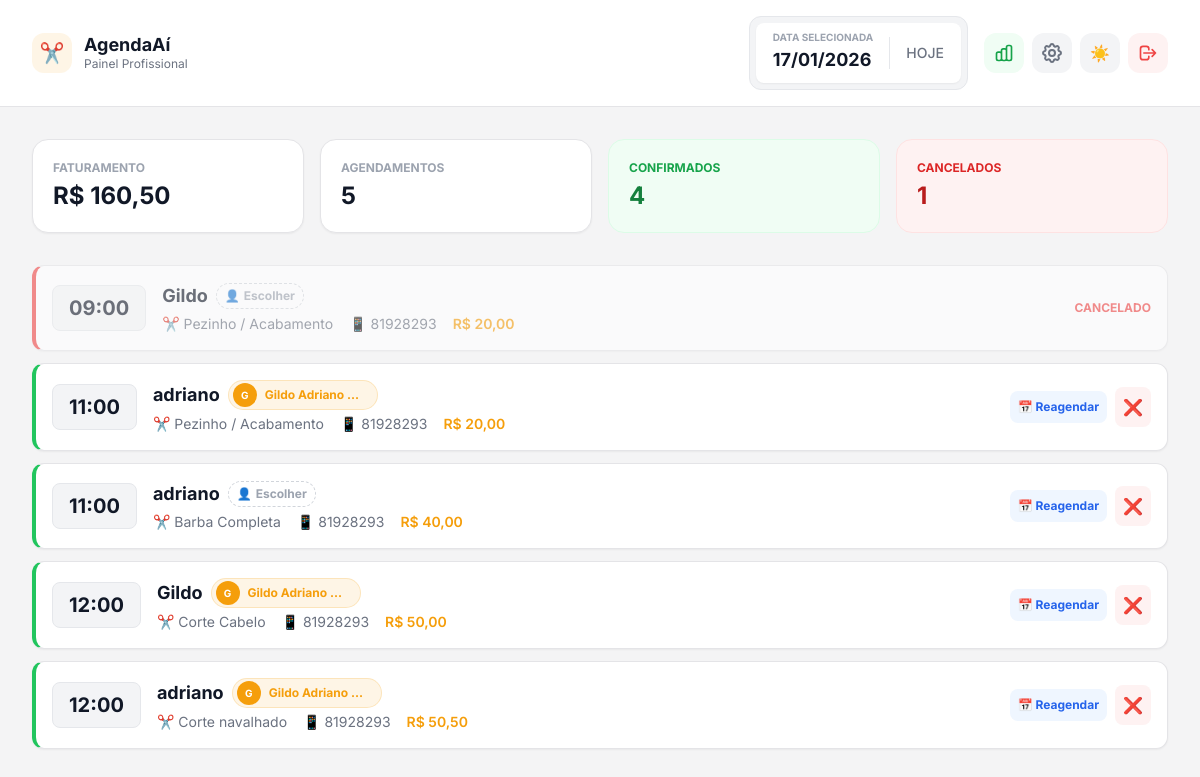
/painel.php (signed in), run on the app's committed database.
### tables this page shows
CREATE TABLE `agendamentos` (
  `id` int(11) NOT NULL,
  `estabelecimento_id` int(11) NOT NULL,
  `servico_id` int(11) NOT NULL,
  `cliente_id` int(11) DEFAULT NULL,
  `funcionario_id` int(11) DEFAULT NULL,
  `data_hora_inicio` datetime NOT NULL,
  `data_hora_fim` datetime NOT NULL,
  `cliente_nome` varchar(100) DEFAULT NULL,
  `cliente_telefone` varchar(20) DEFAULT NULL,
  `observacoes` text DEFAULT NULL,
  `status` enum('agendado','confirmado','concluido','cancelado_cliente','cancelado_loja') DEFAULT 'agendado',
  `criado_em` timestamp NOT NULL DEFAULT current_timestamp(),
  `profissional_id` int(11) DEFAULT NULL
);

CREATE TABLE `servicos` (
  `id` int(11) NOT NULL,
  `estabelecimento_id` int(11) NOT NULL,
  `nome` varchar(100) NOT NULL,
  `descricao` varchar(255) DEFAULT NULL,
  `preco` decimal(10,2) NOT NULL,
  `duracao_minutos` int(11) DEFAULT 30,
  `ativo` tinyint(1) DEFAULT 1
);

CREATE TABLE `profissionais` (
  `id` int(11) NOT NULL,
  `estabelecimento_id` int(11) NOT NULL,
  `nome` varchar(100) NOT NULL,
  `ativo` tinyint(1) DEFAULT 1,
  `foto` varchar(255) DEFAULT NULL,
  `funcao` varchar(100) DEFAULT 'Profissional',
  `inicio_intervalo` time DEFAULT NULL,
  `fim_intervalo` time DEFAULT NULL
);

### includes/functions.php (called while the page is built)
<?php
function e($string) {
    return htmlspecialchars($string ?? '', ENT_QUOTES, 'UTF-8');
}
function formatarPreco($valor) {
    return 'R$ ' . number_format($valor, 2, ',', '.');
}
?>

### painel.php (the view, shortened to what this page needs)
<?php
require_once 'config/database.php';
require_once 'includes/functions.php';
$loja_id = $_SESSION['loja_id'];
$filtro_data = filter_input(INPUT_GET, 'data');
if (empty($filtro_data) || !strtotime($filtro_data)) {
    $filtro_data = date('Y-m-d');
}
$display_data = date('d/m/Y', strtotime($filtro_data));
$texto_semana = ucfirst(strftime('%A', strtotime($filtro_data)));
if($filtro_data == date('Y-m-d')) $texto_semana = "Hoje";
$sql = "SELECT a.*, s.nome as servico_nome, s.preco,
               p.nome as prof_nome, p.foto as prof_foto
        FROM agendamentos a
        JOIN servicos s ON a.servico_id = s.id
        LEFT JOIN profissionais p ON a.profissional_id = p.id
        WHERE a.estabelecimento_id = ?
        AND DATE(a.data_hora_inicio) = ?
        ORDER BY a.data_hora_inicio ASC";
$stmt = $pdo->prepare($sql);
$stmt->execute([$loja_id, $filtro_data]);
$agenda = $stmt->fetchAll();
$faturamento = 0;
$confirmados = 0;
$cancelados = 0;
foreach($agenda as $item) {
    if(strpos($item['status'], 'cancelado') !== false) $cancelados++;
    else {
        $faturamento += $item['preco'];
        if($item['status'] == 'confirmado') $confirmados++;
    }
}
?>
<!DOCTYPE html>
<html lang="pt-br" class="dark">
<head>
    <script src="https://cdn.tailwindcss.com"></script>
    <link rel="stylesheet" href="https://cdn.jsdelivr.net/npm/flatpickr/dist/flatpickr.min.css">
    <link rel="stylesheet" type="text/css" href="https://npmcdn.com/flatpickr/dist/themes/dark.css">
</head>
<body class="bg-light-bg text-gray-900 dark:bg-dark-bg dark:text-white font-sans min-h-screen transition-colors duration-300">
    <nav class="bg-white dark:bg-dark-surface border-b border-light-border dark:border-dark-border px-4 md:px-8 py-4 sticky top-0 z-40">
        <div class="max-w-7xl mx-auto flex flex-col md:flex-row justify-between items-center gap-4">
            <div class="flex items-center justify-between w-full md:w-auto">
                <div class="flex items-center gap-3">
                    <div class="w-10 h-10 bg-gold/10 text-gold rounded-xl flex items-center justify-center text-xl">✂️</div>
                    <div>
                        <h1 class="font-bold text-lg leading-tight">AgendaAí</h1>
                        <p class="text-xs text-gray-500">Painel Profissional</p>
                    </div>
                </div>
            </div>
            <div class="flex flex-col md:flex-row items-center gap-4 w-full md:w-auto">
                <div class="bg-gray-100 dark:bg-dark-bg p-1.5 rounded-xl border border-gray-200 dark:border-dark-border flex items-center gap-2" id="date-trigger">
                    <div class="flex items-center gap-3 bg-white dark:bg-dark-surface px-4 py-2 rounded-lg shadow-sm cursor-pointer hover:border-gold border border-transparent transition group">
                        <div class="text-left">
                            <span class="text-[10px] text-gray-400 font-bold uppercase block leading-none mb-1">Data Selecionada</span>
                            <span class="text-lg font-bold text-gray-900 dark:text-white group-hover:text-gold transition"><?= $display_data ?></span>
                        </div>
                        <span class="text-sm font-medium text-gray-500 uppercase"><?= $texto_semana ?></span>
                    </div>
                </div>
                <div class="hidden md:flex items-center gap-2">
                    <a href="relatorios.php" class="w-10 h-10 flex items-center justify-center rounded-xl bg-green-50 dark:bg-green-900/20 text-green-600 dark:text-green-400 hover:bg-green-100 transition" title="Relatórios Financeiros">
                    </a>
                    <a href="configuracoes.php" class="w-10 h-10 flex items-center justify-center rounded-xl bg-gray-100 dark:bg-dark-border hover:text-gold transition text-gray-500" title="Configurações">
                    </a>
                    <button id="theme-toggle" class="w-10 h-10 flex items-center justify-center rounded-xl bg-gray-100 dark:bg-dark-border hover:text-gold transition text-gray-500">
                        <span id="theme-icon">☀️</span>
                    </button>
                    <a href="logout.php" class="w-10 h-10 flex items-center justify-center rounded-xl bg-red-50 dark:bg-red-900/20 text-red-500 hover:bg-red-100 transition" title="Sair">
                        <svg class="w-5 h-5" fill="none" stroke="currentColor" viewBox="0 0 24 24"><path stroke-linecap="round" stroke-linejoin="round" stroke-width="2" d="M17 16l4-4m0 0l-4-4m4 4H7m6 4v1a3 3 0 01-3 3H6a3 3 0 01-3-3V7a3 3 0 013-3h4a3 3 0 013 3v1"></path></svg>
                    </a>
                </div>
            </div>
        </div>
    </nav>
    <div class="max-w-7xl mx-auto p-4 md:p-8 pb-24">
        <div class="grid grid-cols-2 md:grid-cols-4 gap-4 mb-8">
            <div class="col-span-2 md:col-span-1 bg-white dark:bg-dark-surface p-5 rounded-2xl border border-light-border dark:border-dark-border shadow-sm">
                <p class="text-xs font-bold text-gray-400 uppercase">Faturamento</p>
                <h2 class="text-2xl font-bold text-gray-900 dark:text-white mt-1"><?= formatarPreco($faturamento) ?></h2>
            </div>
            <div class="col-span-2 md:col-span-1 bg-white dark:bg-dark-surface p-5 rounded-2xl border border-light-border dark:border-dark-border shadow-sm">
                <p class="text-xs font-bold text-gray-400 uppercase">Agendamentos</p>
                <h2 class="text-2xl font-bold text-gray-900 dark:text-white mt-1"><?= count($agenda) ?></h2>
            </div>
            <div class="bg-green-50 dark:bg-green-900/10 p-5 rounded-2xl border border-green-100 dark:border-green-900/20">
                <p class="text-xs font-bold text-green-600 dark:text-green-400 uppercase">Confirmados</p>
                <h2 class="text-2xl font-bold text-green-700 dark:text-green-300 mt-1"><?= $confirmados ?></h2>
            </div>
            <div class="bg-red-50 dark:bg-red-900/10 p-5 rounded-2xl border border-red-100 dark:border-red-900/20">
                <p class="text-xs font-bold text-red-600 dark:text-red-400 uppercase">Cancelados</p>
                <h2 class="text-2xl font-bold text-red-700 dark:text-red-300 mt-1"><?= $cancelados ?></h2>
            </div>
        </div>
        <?php if(count($agenda) == 0): ?>
            <div class="flex flex-col items-center justify-center py-20 bg-white dark:bg-dark-surface rounded-2xl border border-dashed border-gray-300 dark:border-dark-border">
                <div class="text-4xl grayscale opacity-30 mb-4">📅</div>
                <h3 class="font-bold text-gray-900 dark:text-white">Nenhum agendamento</h3>
                <p class="text-sm text-gray-500">Sua agenda está livre para esta data.</p>
            </div>
        <?php else: ?>
            <div class="space-y-3">
                <?php foreach($agenda as $item):
                    $hora = date('H:i', strtotime($item['data_hora_inicio']));
                    $data_br = date('d/m/Y', strtotime($item['data_hora_inicio']));
                    $isCancelado = strpos($item['status'], 'cancelado') !== false;
                    $isConfirmado = $item['status'] == 'confirmado';
                    $cardClass = "bg-white dark:bg-dark-surface p-4 rounded-xl border border-light-border dark:border-dark-border shadow-sm flex flex-col md:flex-row items-center gap-4 hover:border-gold/50 transition-all";
                    if($isConfirmado) $cardClass .= " border-l-4 border-l-green-500";
                    if($isCancelado) $cardClass .= " border-l-4 border-l-red-500 opacity-60 bg-gray-50 dark:bg-[#121212]";
                ?>
                <div class="<?= $cardClass ?>">
                    <div class="w-full md:w-auto flex justify-between md:block">
                        <div class="bg-gray-100 dark:bg-dark-bg px-4 py-2 rounded-lg font-bold text-xl text-gray-900 dark:text-white border border-gray-200 dark:border-dark-border min-w-[80px] text-center">
                            <?= $hora ?>
                        </div>
                    </div>
                    <div class="flex-1 w-full text-center md:text-left">
                        <div class="flex flex-wrap items-center justify-center md:justify-start gap-2">
                            <h3 class="font-bold text-lg text-gray-900 dark:text-white"><?= e($item['cliente_nome']) ?></h3>
                            <?php if(!empty($item['profissional_id'])): ?>
                                <button onclick="abrirModalProfissional(<?= $item['id'] ?>)" class="flex items-center gap-2 pl-1 pr-3 py-0.5 rounded-full bg-gold/10 hover:bg-gold/20 text-gold border border-gold/20 transition group">
                                    <?php if($item['prof_foto']): ?>
                                        <img src="<?= $item['prof_foto'] ?>" class="w-6 h-6 rounded-full object-cover">
                                    <?php else: ?>
                                        <div class="w-6 h-6 rounded-full bg-gold text-white text-[10px] flex items-center justify-center font-bold">
                                            <?= strtoupper(substr($item['prof_nome'], 0, 1)) ?>
                                        </div>
                                    <?php endif; ?>
                                    <span class="text-xs font-bold truncate max-w-[100px]"><?= e($item['prof_nome']) ?></span>
                                </button>
                            <?php else: ?>
                                <button onclick="abrirModalProfissional(<?= $item['id'] ?>)" class="flex items-center gap-1 px-2 py-1 rounded-full border border-dashed border-gray-300 dark:border-gray-600 text-gray-400 hover:text-gold hover:border-gold transition text-xs font-bold">
                                    👤 <span class="hidden sm:inline">Escolher</span>
                                </button>
                            <?php endif; ?>
                            </div>
                        <div class="flex flex-wrap justify-center md:justify-start gap-4 text-sm text-gray-500 mt-1">
                            <span>✂️ <?= e($item['servico_nome']) ?></span>
                            <span>📱 <?= e($item['cliente_telefone']) ?></span>
                            <span class="text-gold font-semibold">R$ <?= number_format($item['preco'], 2, ',', '.') ?></span>
                        </div>
                    </div>
                    <div class="flex items-center gap-2 w-full md:w-auto justify-center">
                        <?php if(!$isCancelado): ?>
                            <button onclick="abrirModalReagendamento(<?= $item['id'] ?>, '<?= $item['cliente_nome'] ?>')"
                                    class="p-2 rounded-lg bg-blue-50 hover:bg-blue-100 text-blue-600 dark:bg-blue-900/20 dark:hover:bg-blue-900/30 dark:text-blue-400 transition flex items-center gap-1 font-bold text-xs" title="Reagendar">
                                📅 Reagendar
                            </button>
                            <button onclick="gerenciarAgendamento(<?= $item['id'] ?>, 'cancelar', '<?= $item['cliente_telefone'] ?>', '<?= $item['cliente_nome'] ?>', '<?= $data_br ?>', '<?= $hora ?>')"
                                    class="p-2 rounded-lg bg-red-50 hover:bg-red-100 text-red-600 dark:bg-red-900/20 dark:hover:bg-red-900/30 dark:text-red-400 transition" title="Cancelar">
                                ❌
                            </button>
                        <?php else: ?>
                            <span class="text-red-500 text-xs font-bold uppercase">Cancelado</span>
                        <?php endif; ?>
                    </div>
                </div>
                <?php endforeach; ?>
            </div>
        <?php endif; ?>
    </div>
</body>
</html>

### data on the page
agendamentos: data_hora_inicio "09:00", cliente_nome "Gildo", servico.nome "Pezinho / Acabamento", cliente_telefone "81928293", servico.preco "20,00", status "CANCELADO"
agendamentos: data_hora_inicio "11:00", cliente_nome "adriano", profissional.nome "G", profissional.nome "Gildo Adriano…", servico.nome "Pezinho / Acabamento", cliente_telefone "81928293", servico.preco "20,00"
agendamentos: data_hora_inicio "11:00", cliente_nome "adriano", servico.nome "Barba Completa", cliente_telefone "81928293", servico.preco "40,00"
agendamentos: data_hora_inicio "12:00", cliente_nome "Gildo", profissional.nome "G", profissional.nome "Gildo Adriano…", servico.nome "Corte Cabelo", cliente_telefone "81928293", servico.preco "50,00"
agendamentos: data_hora_inicio "12:00", cliente_nome "adriano", profissional.nome "G", profissional.nome "Gildo Adriano…", servico.nome "Corte navalhado", cliente_telefone "81928293", servico.preco "50,50"

### other printed values
$display_data "17/01/2026"
$texto_semana "HOJE"
formatarPreco($faturamento) "R$ 160,50"
count($agenda) "5"
$confirmados "4"
$cancelados "1"
